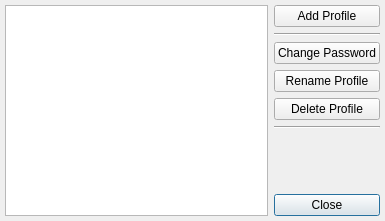
<?xml version="1.0" encoding="UTF-8"?>
<ui version="4.0">
 <class>EditProfilesDialogClass</class>
 <widget class="QDialog" name="EditProfilesDialogClass">
  <property name="geometry">
   <rect>
    <x>0</x>
    <y>0</y>
    <width>385</width>
    <height>221</height>
   </rect>
  </property>
  <property name="windowTitle">
   <string>Profiles Settings</string>
  </property>
  <layout class="QHBoxLayout" name="horizontalLayout">
   <property name="margin">
    <number>5</number>
   </property>
   <item>
    <widget class="QListWidget" name="lstProfiles">
     <property name="selectionBehavior">
      <enum>QAbstractItemView::SelectRows</enum>
     </property>
     <property name="sortingEnabled">
      <bool>true</bool>
     </property>
    </widget>
   </item>
   <item>
    <layout class="QVBoxLayout" name="verticalLayout">
     <item>
      <widget class="QPushButton" name="pbtAdd">
       <property name="text">
        <string>Add Profile</string>
       </property>
      </widget>
     </item>
     <item>
      <widget class="Line" name="line">
       <property name="orientation">
        <enum>Qt::Horizontal</enum>
       </property>
      </widget>
     </item>
     <item>
      <widget class="QPushButton" name="pbtPassword">
       <property name="text">
        <string>Change Password</string>
       </property>
      </widget>
     </item>
     <item>
      <widget class="QPushButton" name="pbtRename">
       <property name="text">
        <string>Rename Profile</string>
       </property>
      </widget>
     </item>
     <item>
      <widget class="QPushButton" name="pbtDelete">
       <property name="text">
        <string>Delete Profile</string>
       </property>
      </widget>
     </item>
     <item>
      <widget class="Line" name="line_2">
       <property name="orientation">
        <enum>Qt::Horizontal</enum>
       </property>
      </widget>
     </item>
     <item>
      <spacer name="verticalSpacer">
       <property name="orientation">
        <enum>Qt::Vertical</enum>
       </property>
       <property name="sizeHint" stdset="0">
        <size>
         <width>20</width>
         <height>40</height>
        </size>
       </property>
      </spacer>
     </item>
     <item>
      <widget class="QPushButton" name="pbtClose">
       <property name="text">
        <string>Close</string>
       </property>
       <property name="default">
        <bool>true</bool>
       </property>
      </widget>
     </item>
    </layout>
   </item>
  </layout>
 </widget>
 <layoutdefault spacing="6" margin="11"/>
 <resources/>
 <connections/>
</ui>
